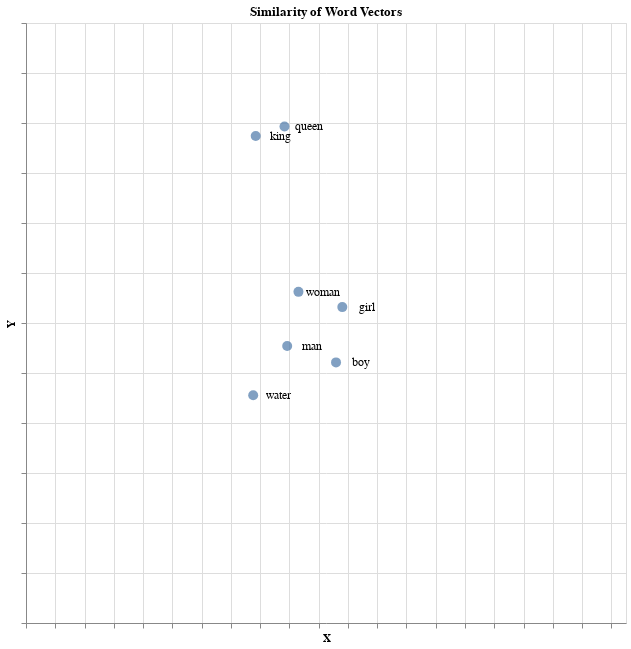

This figure's notebook cell:
### Markdown cell above
### 1.4.2 Visualization in an Interactive Map with Altair


- We can now visualize how similar words are based on their latent meanings on a map by treating the 2 dimensions of t-SNE as X and Y coordinates.

Altair is a powerful tool for interactive visualization in Python https://altair-viz.github.io/index.html

### Code cell
# 1. Create a new DataFrame that holds all the information we need for our map
import pandas as pd
df = pd.DataFrame(
    {'x': Y[:,0],
     'y': Y[:,1],
     'txt': words.split()
    })

# 2. Import Altair
import altair as alt

# 3. Plot the dataset by referencing DataFrame column names
base = alt.Chart(df).encode(
    x=alt.X('x', axis=alt.Axis(title="X", grid=True, labels=False), scale=alt.Scale(domain=[-500, 525])),
    y=alt.Y('y', axis=alt.Axis(title="Y", grid=True, labels=False), scale=alt.Scale(domain=[-300, 300]))
)

base.mark_circle(size=100) + base.mark_text(dx=25,fontSize=12).encode(text='txt').interactive().properties(height=600,width=600,title='Similarity of Word Vectors')

### Figure 1 — Vega-Lite specification as saved in the notebook (floating-point values rounded to 4 significant figures)
{"config": {"view": {"continuousWidth": 400, "continuousHeight": 300}}, "layer": [{"mark": {"type": "circle", "size": 100}, "encoding": {"x": {"axis": {"grid": true, "labels": false, "title": "X"}, "field": "x", "scale": {"domain": [-500, 525]}, "type": "quantitative"}, "y": {"axis": {"grid": true, "labels": false, "title": "Y"}, "field": "y", "scale": {"domain": [-300, 300]}, "type": "quantitative"}}}, {"mark": {"type": "text", "dx": 25, "fontSize": 12}, "encoding": {"text": {"field": "txt", "type": "nominal"}, "x": {"axis": {"grid": true, "labels": false, "title": "X"}, "field": "x", "scale": {"domain": [-500, 525]}, "type": "quantitative"}, "y": {"axis": {"grid": true, "labels": false, "title": "Y"}, "field": "y", "scale": {"domain": [-300, 300]}, "type": "quantitative"}}, "height": 600, "selection": {"selector001": {"type": "interval", "bind": "scales", "encodings": ["x", "y"]}}, "title": "Similarity of Word Vectors", "width": 600}], "data": {"name": "data-66d1fff5d792a78058aba2533efee870"}, "$schema": "https://vega.github.io/schema/vega-lite/v4.17.0.json", "datasets": {"data-66d1fff5d792a78058aba2533efee870": [{"x": -53.84, "y": -23.08, "txt": "man"}, {"x": -34.56, "y": 31.15, "txt": "woman"}, {"x": 29.63, "y": -39.39, "txt": "boy"}, {"x": 40.34, "y": 15.88, "txt": "girl"}, {"x": -107.5, "y": 186.9, "txt": "king"}, {"x": -58.4, "y": 196.5, "txt": "queen"}, {"x": -111.9, "y": -72.23, "txt": "water"}]}}
